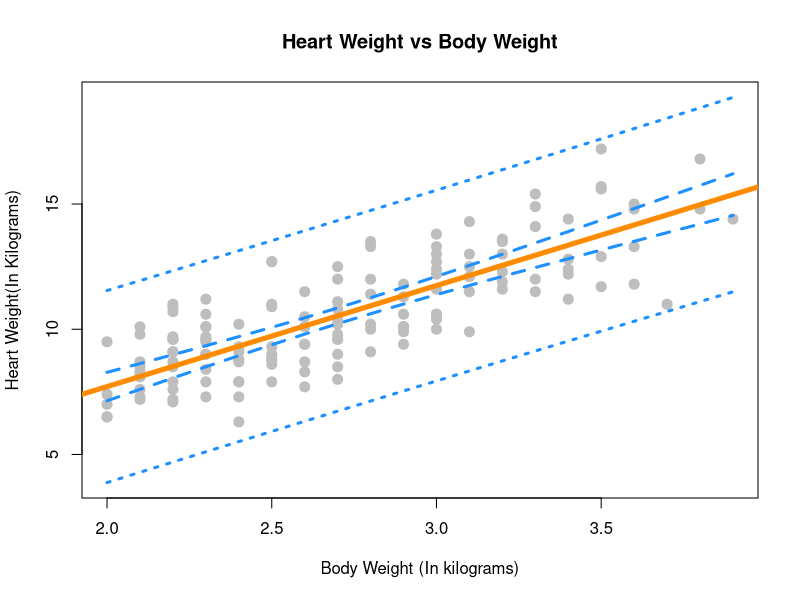
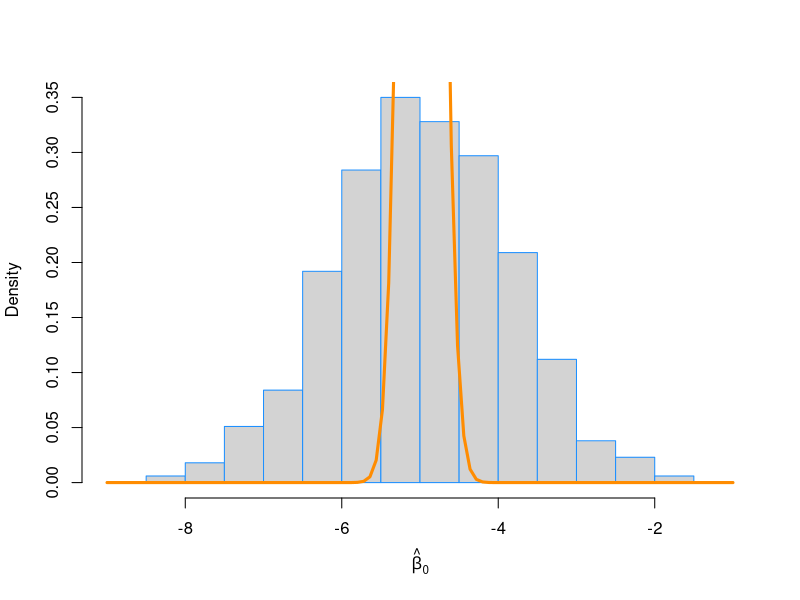
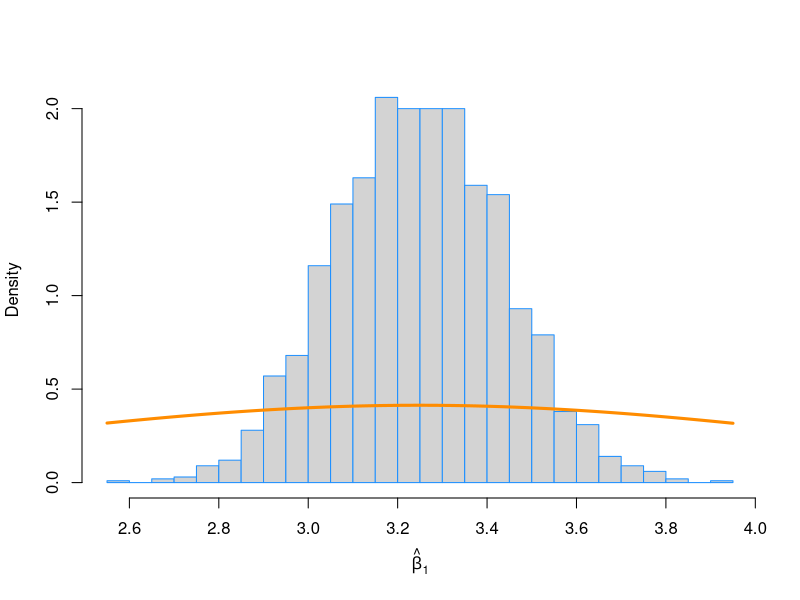

These charts were generated, in order, by the following R code:
## ---- chunk 1
library(MASS)
cats <- MASS::cats
cat_model <- lm(Hwt ~ Bwt, data = cats)
summary(cat_model)
## ---- chunk 2
beta_0_hat_t <- summary(cat_model)$coefficients["(Intercept)","t value"]
beta_1_hat_t <- summary(cat_model)$coefficients["Bwt","t value"]
beta_0_hat_t
beta_1_hat_t
## ---- chunk 3
confint(cat_model, level = 0.95)['Bwt',]
## ---- chunk 4
confint(cat_model, level = 0.95)['(Intercept)',]
## ---- chunk 5
body_weights <- c(2.1, 2.8)
bw_df <- data.frame(Bwt = body_weights)
predict(cat_model,  newdata = bw_df, 
        interval = c("confidence"), level = 0.90)
## ---- chunk 6
body_weights <- c(2.8, 4.2)
bw_df <- data.frame(Bwt = body_weights)
predict(cat_model,  newdata = bw_df, 
        interval = c("prediction"), level = 0.90)
## ---- chunk 7
hwt_grid = seq(min(cats$Bwt), max(cats$Bwt), by = 0.01)
dist_ci_band = predict(cat_model, 
                       newdata = data.frame(Bwt = hwt_grid), 
                       interval = "confidence", level = 0.99)
dist_pi_band = predict(cat_model, 
                       newdata = data.frame(Bwt = hwt_grid), 
                       interval = "prediction", level = 0.99) 

plot(Hwt ~ Bwt, data = cats,
     xlab = "Body Weight (In kilograms)",
     ylab = "Heart Weight(In Kilograms)",
     main = "Heart Weight vs Body Weight",
     pch  = 20,
     cex  = 2,
     col  = "grey",
     ylim = c(min(dist_pi_band), max(dist_pi_band)))
abline(cat_model, lwd = 5, col = "darkorange")

lines(hwt_grid, dist_ci_band[,"lwr"], col = "dodgerblue", lwd = 3, lty = 2)
lines(hwt_grid, dist_ci_band[,"upr"], col = "dodgerblue", lwd = 3, lty = 2)
lines(hwt_grid, dist_pi_band[,"lwr"], col = "dodgerblue", lwd = 3, lty = 3)
lines(hwt_grid, dist_pi_band[,"upr"], col = "dodgerblue", lwd = 3, lty = 3)
points(mean(cats$Hwt), mean(cats$Bwt), pch = "+", cex = 3)
## ---- chunk 8
beta_hat <- summary(cat_model)$coefficients[2,1]
beta_1_se <- summary(cat_model)$coefficients[2, 2]
beta_1_0 <- 4
beta_1_hat_t <- (beta_hat - beta_1_0) / beta_1_se
beta_1_hat_t
## ---- chunk 9
2 * pt(-abs(beta_1_hat_t), df = nrow(cats) - 2)
## ---- chunk 10
data(Ozone, package = "mlbench")
Ozone = Ozone[, c(4, 6, 7, 8)]
colnames(Ozone) = c("ozone", "wind", "humidity", "temp")
Ozone = Ozone[complete.cases(Ozone), ]
## ---- chunk 11
ozone_wind_model <- lm(ozone ~ wind, data = Ozone)
summary(ozone_wind_model)
## ---- chunk 12
summary(ozone_wind_model)$coefficients[1,3]
summary(ozone_wind_model)$coefficients[2,3]
## ---- chunk 13
summary(ozone_wind_model)$coefficients[1,4]
summary(ozone_wind_model)$coefficients[2,4]
## ---- chunk 14
ozone_temp_model <- lm(ozone ~ temp, data = Ozone)
## ---- chunk 15
summary(ozone_temp_model)$coefficients[1,3]
summary(ozone_temp_model)$coefficients[2,3]
## ---- chunk 16
summary(ozone_temp_model)$coefficients[1,4]
summary(ozone_temp_model)$coefficients[2,4]
## ---- chunk 17
birthday = 19880210
set.seed(birthday)
n = 50
x = seq(0, 10, length = n)
## ---- chunk 18
sim_slr = function(x, beta_0 = 10, beta_1 = 5, sigma = 1) {
  n = length(x)
  epsilon = rnorm(n, mean = 0, sd = sigma)
  y = beta_0 + beta_1 * x + epsilon
  data.frame(predictor = x, response = y)
}
beta_0_hats <- rep(0, times=2000)
beta_1_hats <- rep(0, times= 2000)

for (i in 1:2000) {
  sim_res <- sim_slr(x = x, beta_0 = -5, beta_1 = 3.25, sigma = 4)
  linear_model <- lm(response ~ predictor, data = sim_res)
  
  beta_0_hats[i] <- summary(linear_model)$coefficients["(Intercept)", "Estimate"]
  beta_1_hats[i] <- summary(linear_model)$coefficients["predictor", "Estimate"]
}
## ---- chunk 19
sigma = 4
Sxx = sum((x - mean(x)) ^ 2)
beta_0_mean <- mean(beta_0_hats)
beta_1_mean <- mean(beta_1_hats)
beta_0_std <- sd(beta_0_hats)
beta_1_std <- sd(beta_1_hats)

beta_0_std_true <- sqrt(sigma ^ 2 / Sxx)
beta_1_std_true <- sqrt(sigma ^ 2 * (1 / 2000 + mean(x) ^ 2 / Sxx))

beta_0_col <- c(-5, beta_0_mean, beta_0_std_true, beta_0_std)
beta_1_col <- c(3.25, beta_1_mean, beta_1_std_true, beta_1_std)
summary_df <- data.frame(beta_0_col, beta_1_col)

## ---- chunk 20
hist(beta_0_hats, prob = TRUE, breaks = 20, 
     xlab = expression(hat(beta)[0]), main = "", border = "dodgerblue")
curve(dnorm(x, mean = beta_0_mean, sd = beta_0_std_true), 
      col = "darkorange", add = TRUE, lwd = 3)

hist(beta_1_hats, prob = TRUE, breaks = 20, 
     xlab = expression(hat(beta)[1]), main = "", border = "dodgerblue")
curve(dnorm(x, mean = beta_1_mean, sd = beta_1_std_true), 
      col = "darkorange", add = TRUE, lwd = 3)
## ---- chunk 21
birthday = 19880210
set.seed(birthday)
n = 25
x = seq(0, 2.5, length = n)
## ---- chunk 22
beta_1_hat_seq = rep(0, times=2500)
s_e_seq = rep(0, times = 2500)

for(i in 1:2500) {
  sim_res <- sim_slr(x = x, beta_0 = 5, beta_1 = 2, sigma = 3)
  linear_model <- lm(response ~ predictor, data = sim_res)
  

  beta_1_hat_seq[i] <- summary(linear_model)$coefficients["predictor", "Estimate"]
  s_e_seq[i] <- summary(linear_model)$coefficients["predictor", "Std. Error"]
}

## ---- chunk 23
crit = qt(0.95, df = 25 - 2)
lower_95 <- beta_1_hat_seq - crit * s_e_seq
upper_95 <- beta_1_hat_seq + crit * s_e_seq
## ---- chunk 24
beta_1 <- 2
interval_df <- data.frame(lower_95, upper_95)
interval_df <- interval_df[interval_df$lower_95 <= 2,]
interval_df <- interval_df[interval_df$upper_95 >= 2,]
nrow(interval_df)
## ---- chunk 25
2243/2500
## ---- chunk 26
crit = qt(0.99, df = 25 - 2)
lower_99 <- beta_1_hat_seq - crit * s_e_seq
upper_99 <- beta_1_hat_seq + crit * s_e_seq
interval_df <- data.frame(lower_99, upper_99)
interval_df <- interval_df[interval_df$lower_99 <= 2,]
interval_df <- interval_df[interval_df$upper_99 >= 2,]

## ---- chunk 27
nrow(interval_df)/2500
## ---- chunk 28
calc_pred_int <- function (model, newdata, level = 0.95) {

  
  beta_hat_1 = coef(model)[[2]];
  beta_hat_0 = coef(model)[[1]];
  y_hat = beta_hat_0 + beta_hat_1 * x;
  e = resid(model);
  n = length(resid(model));
  x = as.vector(model$model[,2]);
  y = as.vector(model$model[,1]);
  x_bar = mean(x);
  
  estimate = beta_hat_0 + beta_hat_1 * newdata[[1]];
  se = summary(model)$coefficients[2, "Std. Error"]
  Sxx = sum((x - mean(x)) ^ 2)
  
  pred = se * sqrt(1 + (1/length(x)) + ((newdata[[1]] - x_bar)^2 / Sxx));
  c("estimate" = estimate, "lower" = estimate - pred, "upper" = estimate + pred);
}

